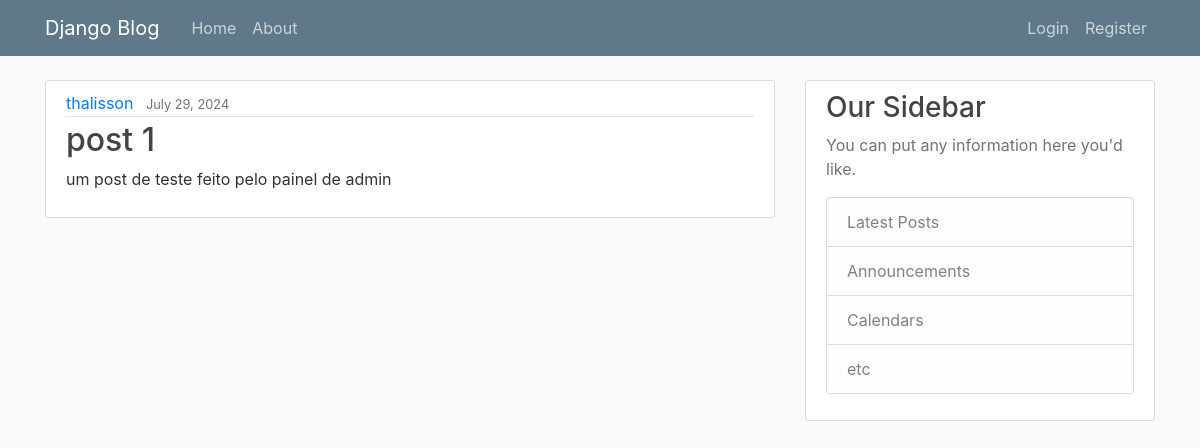
The page / on the database its author committed.
### blog/models.py (models this page shows)
class Post(models.Model):
    title = models.CharField(max_length=100)
    content = models.TextField()
    date_posted = models.DateTimeField(default= timezone.now)
    author = models.ForeignKey(User, on_delete=models.CASCADE)

### blog/views.py (the view)
# urls.py: path('', views.home, name="blog-home"),
def home(request):
    context = {
        'posts': Post.objects.all()
    }
    return render(request, 'blog/home.html', context)

### blog/templates/blog/home.html
{% extends "blog/base.html" %}
{% block content %}
        {% for post in posts %}
        <article class="media content-section">
                <div class="media-body">
                  <div class="article-metadata">
                    <a class="mr-2" href="#">{{ post.author }}</a>
                    <small class="text-muted">{{ post.date_posted | date:"F d, Y" }}</small>
                  </div>
                  <h2><a class="article-title" href="#">{{ post.title }}</a></h2>
                  <p class="article-content">{{ post.content }}</p>
                </div>
        </article>
        {% endfor %}
{% endblock content %}

### blog/static/blog/main.css (style rules this page uses)
body { background: #fafafa; color: #333333; margin-top: 5rem; }
h1, h2, h3, h4, h5, h6 { color: #444444; }
.content-section { background: #ffffff; padding: 10px 20px; border: 1px solid #dddddd; border-radius: 3px; margin-bottom: 20px; }
.article-title { color: #444444; }
.article-content { white-space: pre-line; }
.article-metadata { padding-bottom: 1px; margin-bottom: 4px; border-bottom: 1px solid #e3e3e3 }

### rows shown on the page
Post: author "thalisson", date_posted "July 29, 2024", title "post 1", content "um post de teste feito pelo painel de admin"
